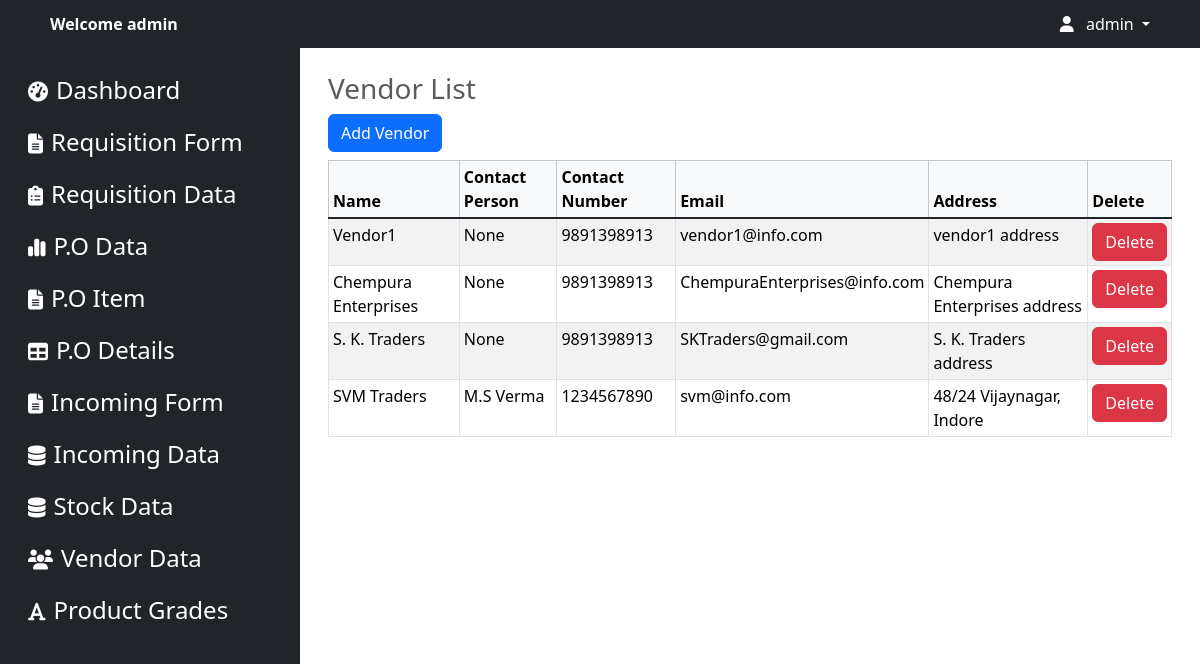
The app's page /vendors/ (signed in) with its own data.
### apps/models.py (models this page shows, shortened)
class Vendor(models.Model):
    name = models.CharField(max_length=100)
    contact_person = models.CharField(max_length=20,default='None')
    contact_number = models.CharField(max_length=20)
    email = models.EmailField()
    address = models.TextField()

### apps/views.py (the view)
# urls.py: path('vendors/', views.vendor_list, name='vendor_list'),
@login_required
@never_cache
def vendor_list(request):
    vendors = Vendor.objects.all()
    return render(request, 'vendore/vendor_list.html', {'vendors': vendors})

### templates/vendore/vendor_list.html (shortened to what this page needs)
<!DOCTYPE html>
<html lang="en">
<head>
    {% load static %}
    <link href="https://cdn.jsdelivr.net/npm/bootstrap@5.3.2/dist/css/bootstrap.min.css" rel="stylesheet">
    <link href="https://cdnjs.cloudflare.com/ajax/libs/font-awesome/6.5.1/css/all.min.css" rel="stylesheet">
    <link rel="stylesheet" href="{% static 'css/index.css' %}">
    <link rel="stylesheet" href="{% static 'css/sidebar.css' %}">
    <link rel="stylesheet" href="https://cdn.datatables.net/2.0.1/css/dataTables.bootstrap5.css">
</head>
<body>
    {% include 'logined/navbar.html' %}
    <div class="container-fluid">
        {% include 'logined/sidebar.html' %}
        <div class="col overflow-x-auto">
            <div class="container-fluid p-3">
                <div class="table-responsive{-sm|-md|-lg|-xl|-xxl} ">
                    <table id="example" class="caption-top table table-bordered table-striped table-sm table-hover"
                        style="width:100%">
                        <caption>
                            <h3>Vendor List</h3>
                            <a href="{% url 'add_vendor' %}" class="btn btn-primary">Add Vendor</a>
                        </caption>
                        <thead class="table-light">
                            <tr>
                                <th>Name</th>
                                <th>Contact Person</th>
                                <th>Contact Number</th>
                                <th>Email</th>
                                <th>Address</th>
                                <th>Delete</th>
                            </tr>
                        </thead>
                        <tbody class="table-group-divider">
                            {% for vendor in vendors %}
                            <tr>
                                <td>{{ vendor.name }}</td>
                                <td>{{ vendor.contact_person }}</td>
                                <td>{{ vendor.contact_number }}</td>
                                <td>{{ vendor.email }}</td>
                                <td>{{ vendor.address }}</td>
                                <td><a href="{% url 'vendor_delete' id=vendor.id %}" class="btn btn-danger">Delete</a>
                                </td>
                            </tr>
                            {% endfor %}
                        </tbody>
                    </table>
                </div>
            </div>
        </div>
    </div>
    </div>
</body>
</html>

### templates/logined/navbar.html (shortened to what this page needs)
{% load static %}
<nav class="navbar navbar-expand-lg navbar-dark bg-dark navbar-custom p-1 ">
    <div class="container">
        <div class="collapse navbar-collapse" id="navbarNav">
            <ul class="navbar-nav">
                <li class="nav-item">
                    <a class="nav-link d-none d-lg-block text-white fw-semibold" href="#">Welcome {{ user.username }}</a>
                </li>
            </ul>
            <ul class="navbar-nav ms-auto">
                {% if user.is_authenticated %}
                <li class="nav-item dropdown">
                    <a class="nav-link dropdown-toggle text-white" href="#" id="navbarDropdown" role="button"
                        data-bs-toggle="dropdown" aria-expanded="false">
                        <i class="fas fa-user"></i> <span class="ms-2 d-none d-sm-inline">{{ user.username }}</span>
                    </a>
                </li>
                {% endif %}
            </ul>
        </div>
    </div>
</nav>

### static/css/index.css (style rules this page uses)
.navbar { --bs-navbar-padding-y: 0rem !important; }

### records on screen
Vendor: name "Vendor1", contact_person "None", contact_number "9891398913", email "vendor1@info.com", address "vendor1 address"
Vendor: name "Chempura Enterprises", contact_person "None", contact_number "9891398913", email "ChempuraEnterprises@info.com", address "Chempura Enterprises address"
Vendor: name "S. K. Traders", contact_person "None", contact_number "9891398913", email "SKTraders@gmail.com", address "S. K. Traders address"
Vendor: name "SVM Traders", contact_person "M.S Verma", contact_number "1234567890", email "svm@info.com", address "48/24 Vijaynagar, Indore"

### other values on screen
{{ user.username }} "admin"
